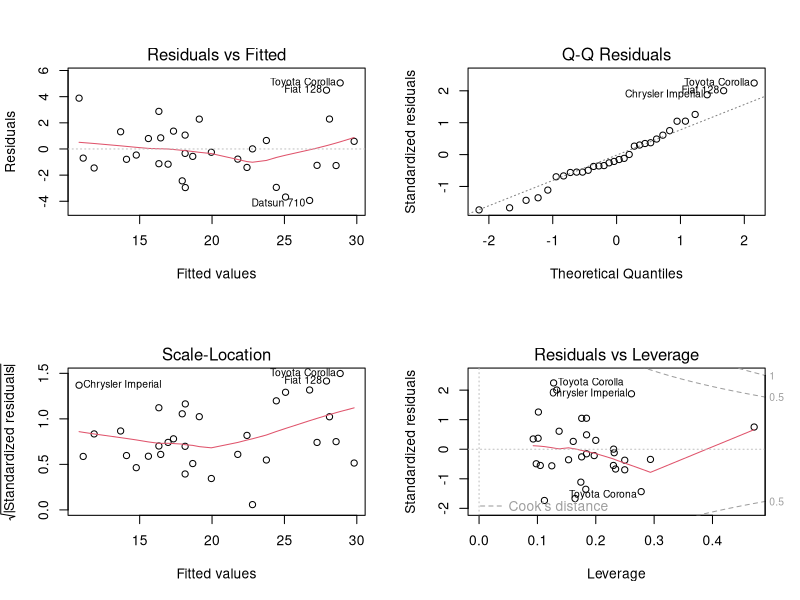
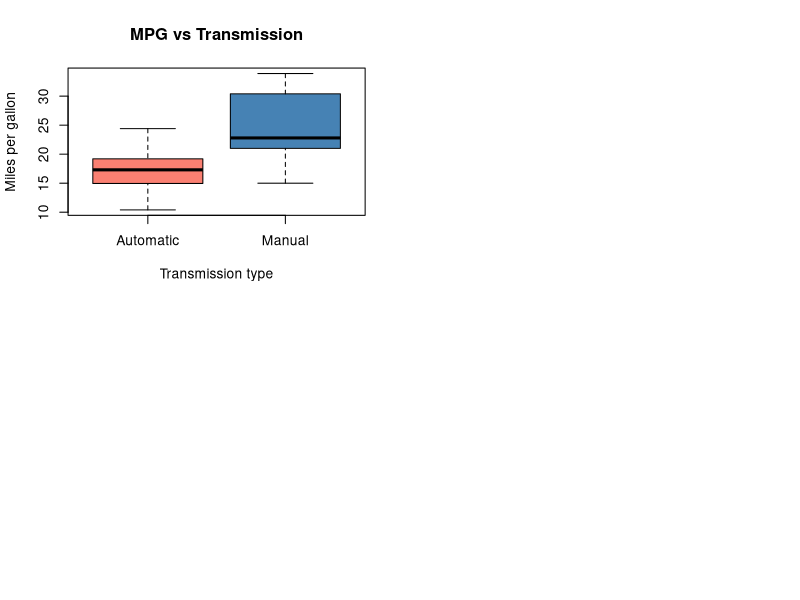
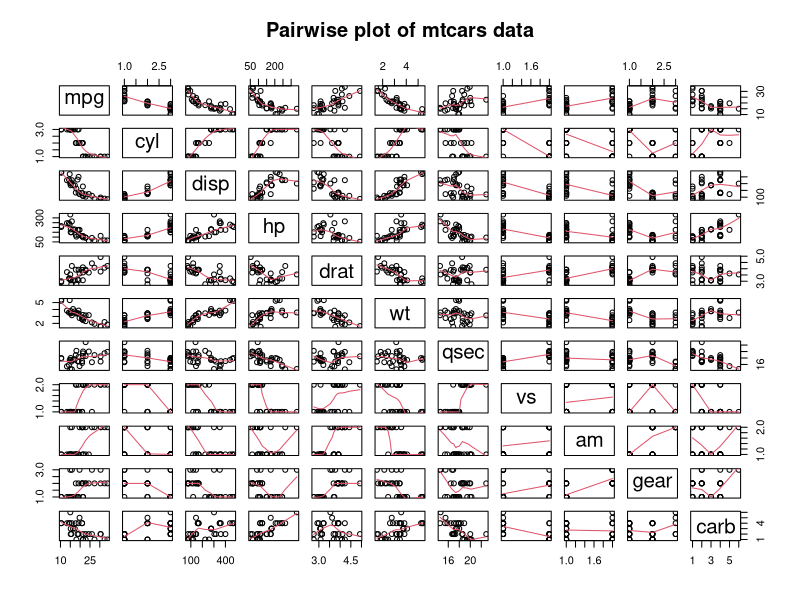

Generate these figures, in order, with R:
## ---- chunk 1
data(mtcars)
library(knitr)
opts_chunk$set(echo = FALSE)
opts_chunk$set(fig.width = 5)
## ---- chunk 2
# convert qualitative data to factors
mtcars$cyl <- factor(mtcars$cyl)
mtcars$vs <- factor(mtcars$vs)
mtcars$am <- factor(mtcars$am, labels = c("Automatic", "Manual"))
mtcars$gear <- factor(mtcars$gear)
mtcars$carb <- factor(mtcars$carb)
## ---- chunk 3
# model using all data as predictors
everything_model = lm(mpg ~ ., data = mtcars)
## ---- chunk 4
# step wise selection process
new_model <- step(lm(mpg ~ ., data = mtcars), trace = 0)
## ---- chunk 5
# compare basic model to selection model
basic_model <- lm(mpg ~ am, data = mtcars)
compare <- anova(basic_model, new_model)
## ---- chunk 6
par(mfrow=c(2, 2))
plot(new_model)
## ---- chunk 7
t_test <- t.test(mpg ~ am, data = mtcars)
## ---- chunk 8
fit1 <- lm(mpg ~ am, data = mtcars)

boxplot(mpg ~ am, data = mtcars,
        xlab = "Transmission type", ylab = "Miles per gallon",
        main = "MPG vs Transmission", col = c("salmon", "steelblue"), 
        names = c("Automatic", "Manual"))
## ---- chunk 9
p1 = pairs(mtcars, panel = panel.smooth, main = "Pairwise plot of mtcars data")
## ---- chunk 10
head(cov2cor(cov(sapply(mtcars, as.numeric))), 1)
## ---- chunk 11
everything_model = lm(mpg ~ ., data = mtcars)
everything_model$coeff
## ---- chunk 12
new_model <- step(lm(mpg ~ ., data = mtcars), trace = 0)
summary(new_model)$coef
## ---- chunk 13
new_model <- step(lm(mpg ~ ., data = mtcars), trace = 0)
new_model$coeff
## ---- chunk 14
basic_model <- lm(mpg ~ am, data = mtcars)
compare <- anova(basic_model, new_model)
compare$Pr
## ---- chunk 15
t_test <- t.test(mpg ~ am, data = mtcars)
t_test
